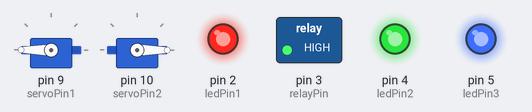
Bench run of a sketch on a simulated Arduino Uno, built with avr-gcc and run on an emulated ATmega328P. Parts: 2 × servo, switched loads named in the sketch (green lamp = pin HIGH), output pins drawn as LEDs (lit = HIGH).

Above: at 0.05 s.
At 3.95 s:
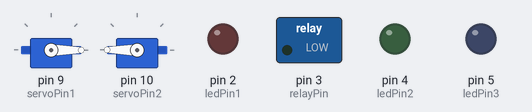
Timing chart, 0 to 5.2 s (numbered marks = the images above):
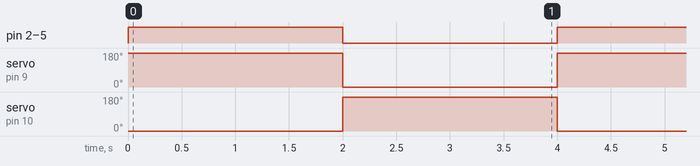

The sketch:

sketch.ino
```cpp
#include <Servo.h>

// পিন নাম্বার ডিফাইন করা
const int ledPin1 = 2;     // Red LED
const int ledPin2 = 4;     // Green LED
const int ledPin3 = 5;     // Blue LED
const int relayPin = 3;    // Relay Module

const int servoPin1 = 9;   // First Servo
const int servoPin2 = 10;  // Second Servo

Servo myServo1;
Servo myServo2;

void setup() {
  // LED এবং Relay পিনগুলোকে আউটপুট হিসেবে সেট করা
  pinMode(ledPin1, OUTPUT);
  pinMode(ledPin2, OUTPUT);
  pinMode(ledPin3, OUTPUT);
  pinMode(relayPin, OUTPUT);

  // Servo দুটিকে আরডুইনোর সাথে যুক্ত করা
  myServo1.attach(servoPin1);
  myServo2.attach(servoPin2);
}

void loop() {
  // ---- স্টেট ১: সব অন এবং Servo ১ (১৮০ ডিগ্রি), Servo ২ (০ ডিগ্রি) ----
  digitalWrite(ledPin1, HIGH);
  digitalWrite(ledPin2, HIGH);
  digitalWrite(ledPin3, HIGH);
  digitalWrite(relayPin, HIGH); // Relay অন

  myServo1.write(180);
  myServo2.write(0);
  delay(2000); // ২ সেকেন্ড অপেক্ষা

  // ---- স্টেট ২: সব অফ এবং Servo ১ (০ ডিগ্রি), Servo ২ (১৮০ ডিগ্রি) ----
  digitalWrite(ledPin1, LOW);
  digitalWrite(ledPin2, LOW);
  digitalWrite(ledPin3, LOW);
  digitalWrite(relayPin, LOW);  // Relay অফ

  myServo1.write(0);
  myServo2.write(180);
  delay(2000); // ২ সেকেন্ড অপেক্ষা
}
```

Measured:
- by itself, pin 2 (ledPin1), pin 3 (relayPin), pin 4 (ledPin2), pin 5 (ledPin3): alternates HIGH for 2.0 s and LOW for 2.0 s
- by itself, servo on pin 9 (servoPin1), servo on pin 10 (servoPin2): alternates 180° for 2.0 s and 0° for 2.0 s
